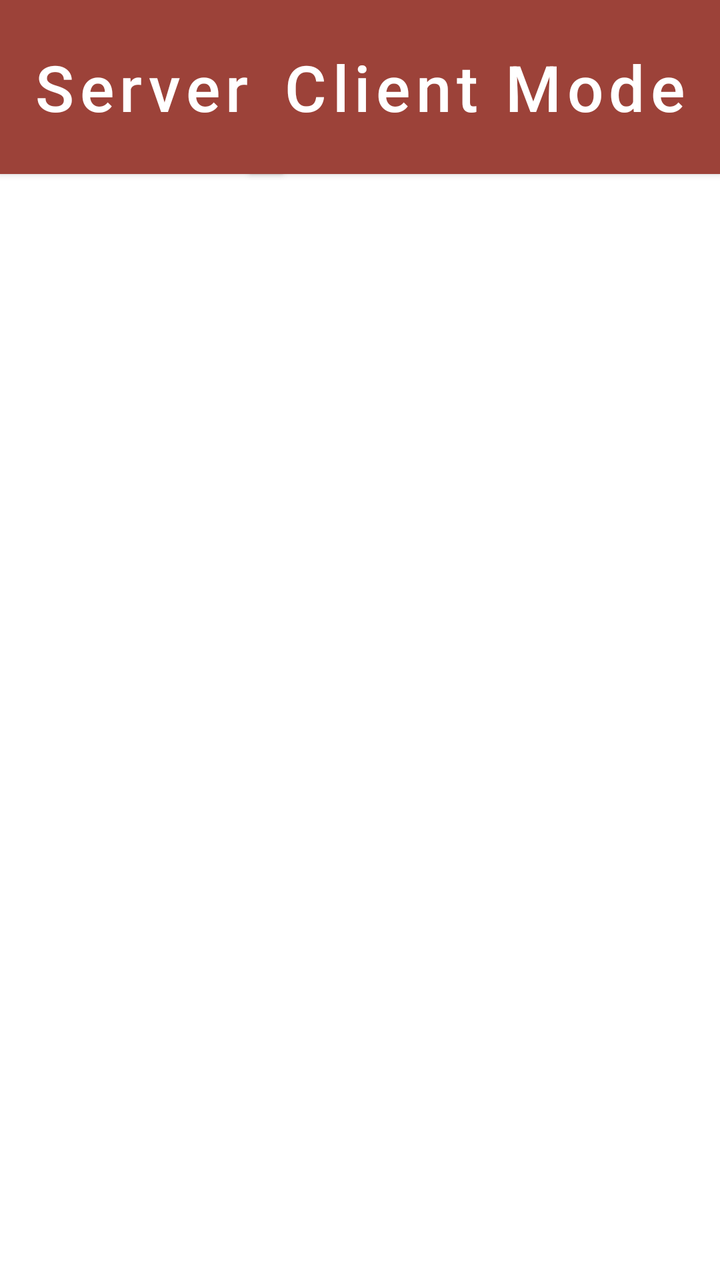
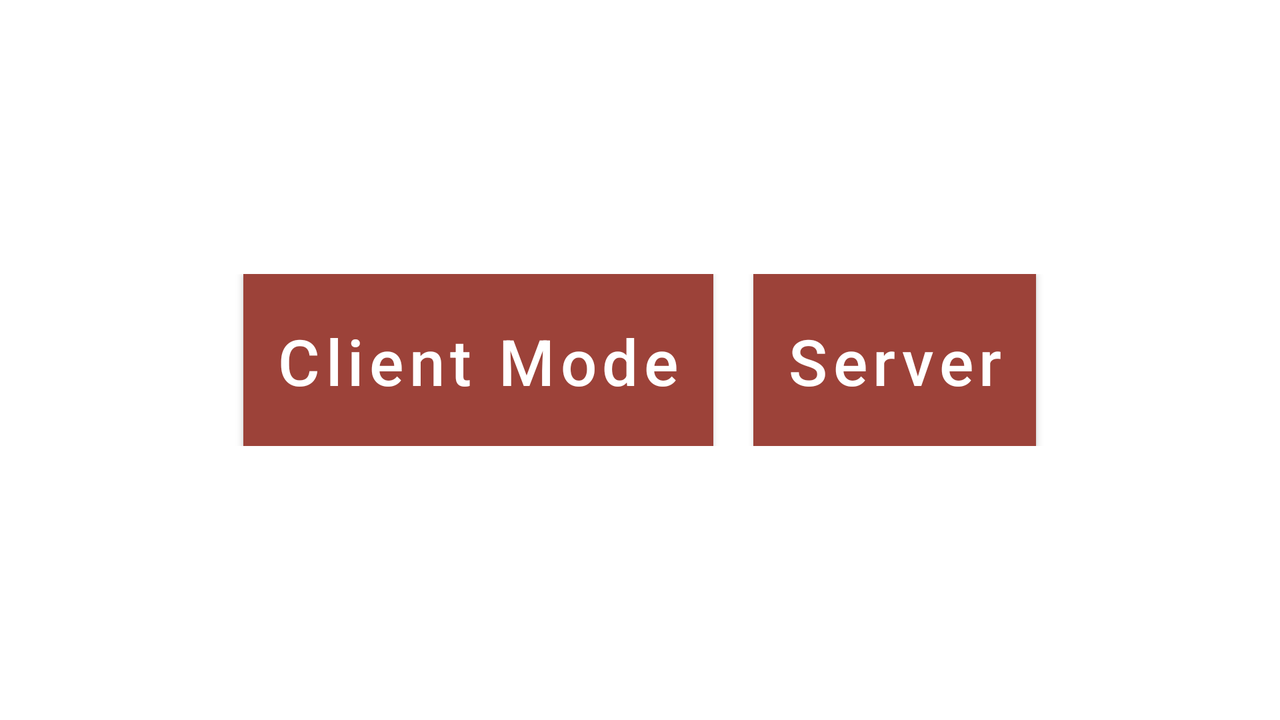

First picture: res/layout/ on a phone held upright. Second picture: the repository's own variant of that layout, on a device whose configuration matches the variant's folder. Source for both follows.
<!-- AndroidManifest.xml: application theme Theme.Amov_22_23 -->
<!-- res/layout/activity_modo2.xml -->
<?xml version="1.0" encoding="utf-8"?>
<androidx.constraintlayout.widget.ConstraintLayout xmlns:android="http://schemas.android.com/apk/res/android"
    xmlns:app="http://schemas.android.com/apk/res-auto"
    xmlns:tools="http://schemas.android.com/tools"
    android:layout_width="match_parent"
    android:layout_height="match_parent"
    tools:context=".Modo2Activity">

    <Button
        android:id="@+id/btnServer"
        android:layout_width="0dp"
        android:layout_height="wrap_content"
        android:layout_marginBottom="16dp"
        android:background="#f0e0d0"
        android:padding="16dp"
        android:text="@string/server_mode"
        android:textAllCaps="false"
        android:textSize="32sp"
        app:layout_constraintStart_toStartOf="parent" />

    <Button
        android:id="@+id/btnClient"
        android:layout_width="0dp"
        android:layout_height="wrap_content"
        android:layout_marginTop="16dp"
        android:background="#f0e0d0"
        android:padding="16dp"
        android:text="@string/client_mode"
        android:textAllCaps="false"
        android:textSize="32sp"
        app:layout_constraintEnd_toEndOf="parent"
        tools:ignore="MissingConstraints"></Button>

</androidx.constraintlayout.widget.ConstraintLayout>
<!-- resources referenced by this layout -->
<resources>
  <string name="client_mode">Client Mode</string>
  <string name="server_mode">Server</string>
  <style name="Theme.Amov_22_23" parent="Theme.MaterialComponents.DayNight.DarkActionBar">
          
          <item name="colorPrimary">#9c4239</item>
          <item name="colorPrimaryVariant">#ffdad5</item>
          <item name="colorOnPrimary">#ffffff</item>
          
          <item name="colorSecondary">#775652</item>
          <item name="colorSecondaryVariant">#ffdad5</item>
          <item name="colorOnSecondary">#ffffff</item>
          
          <item name="android:statusBarColor">?attr/colorPrimaryVariant</item>
          
          <item name="colorButtonNormal">#9c4239</item>
          <item name="colorError">#ba1a1a</item>
          <item name="colorOnError">#ffffff</item>
          <item name="backgroundColor">#fffbff</item>
      </style>
</resources>
<!-- res/layout-land/activity_modo2.xml (the repository's variant of the layout above) -->
<!-- drawn on the phone turned sideways -->
<?xml version="1.0" encoding="utf-8"?>
<androidx.constraintlayout.widget.ConstraintLayout xmlns:android="http://schemas.android.com/apk/res/android"
    xmlns:app="http://schemas.android.com/apk/res-auto"
    xmlns:tools="http://schemas.android.com/tools"
    android:layout_width="match_parent"
    android:layout_height="match_parent"
    tools:context=".Modo2Activity">

    <LinearLayout
        android:layout_width="0dp"
        android:layout_height="86dp"
        android:gravity="center"
        android:orientation="horizontal"
        app:layout_constraintBottom_toBottomOf="parent"
        app:layout_constraintEnd_toEndOf="parent"
        app:layout_constraintStart_toStartOf="parent"
        app:layout_constraintTop_toTopOf="parent">

        <Button
            android:id="@+id/btnClient"
            android:layout_width="wrap_content"
            android:layout_height="wrap_content"
            android:layout_marginEnd="10dp"
            android:background="#f0e0d0"
            android:padding="16dp"
            android:text="@string/client_mode"
            android:textAllCaps="false"
            android:textSize="32sp"
            tools:ignore="MissingConstraints" />

        <Button
            android:id="@+id/btnServer"
            android:layout_width="wrap_content"
            android:layout_height="wrap_content"
            android:layout_marginStart="10dp"
            android:background="#f0e0d0"
            android:padding="16dp"
            android:text="@string/server_mode"
            android:textAllCaps="false"
            android:textSize="32sp" />
    </LinearLayout>

</androidx.constraintlayout.widget.ConstraintLayout>
